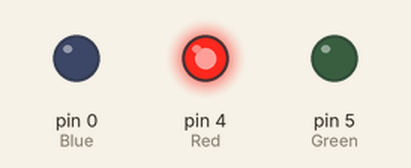
Simulated run of this sketch. Board: Arduino Uno, built with avr-gcc and run on an emulated ATmega328P. Shown: output pins drawn as LEDs (lit = HIGH).

Above: at 0.12 s.
At 0.62 s:
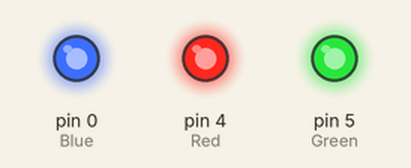
At 0.87 s:
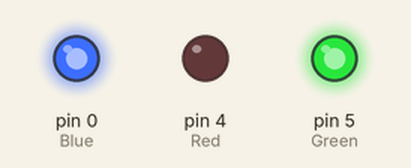
At 1.12 s:
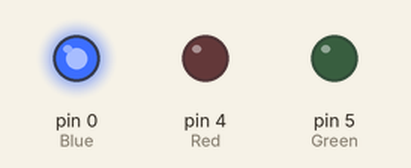
At 1.87 s:
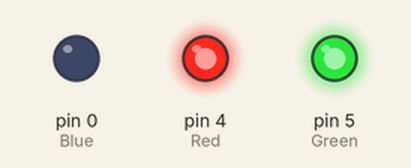
At 2.87 s:
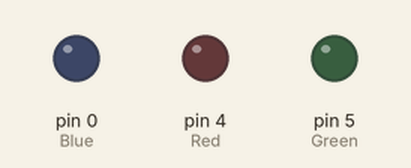
Timing chart, 0 to 3.5 s (numbered marks = the images above):
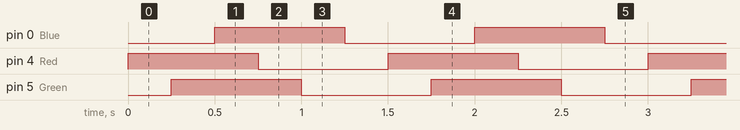

Measured:
- by itself, pin 0 (Blue), pin 4 (Red), pin 5 (Green): alternates HIGH for 0.75 s and LOW for 0.75 s
- by itself, everything shown: repeats every 1.5 s, in 6 steps

The sketch:

blink.ino
```cpp
#define Red 4
#define Green 5
#define Blue 0
#define delayAmount 250

void setup()
{
    pinMode(Red, OUTPUT);
    pinMode(Green, OUTPUT);
    pinMode(Blue, OUTPUT);
}

void loop()
{
    digitalWrite(Red, HIGH);
    delay(delayAmount);
    digitalWrite(Green, HIGH);
    delay(delayAmount);
    digitalWrite(Blue, HIGH);
    delay(delayAmount);

    digitalWrite(Red, LOW);
    delay(delayAmount);
    digitalWrite(Green, LOW);
    delay(delayAmount);
    digitalWrite(Blue, LOW);
    delay(delayAmount);
}
```
